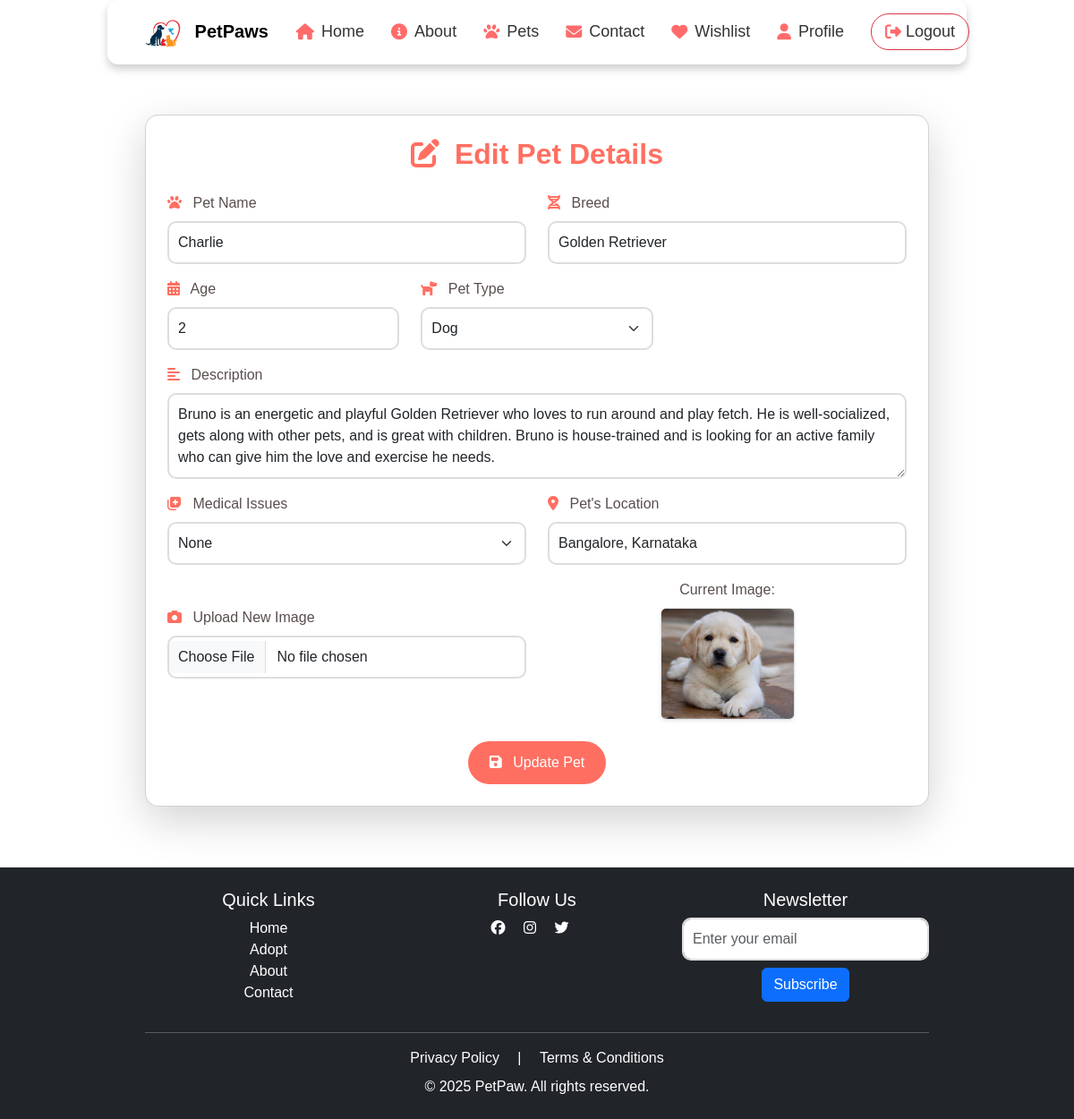
The page /edit_pet/1 (signed in) on the database its author committed.
### app.py (models this page shows, shortened)
class Pet(db.Model):
    id = db.Column(db.Integer, primary_key=True)
    name = db.Column(db.String(100), nullable=False)
    breed = db.Column(db.String(100), nullable=False)
    age = db.Column(db.Integer, nullable=False)
    description = db.Column(db.Text, nullable=True)
    image_filename = db.Column(db.String(255), nullable=True, default="default_pet.jpg")  # Default image if none uploaded
    status = db.Column(db.String(50), default="Available")  # Available, Adopted, etc.
    owner_id = db.Column(db.Integer, db.ForeignKey("user.id"), nullable=False)  # Link to User table
    medical_issues = db.Column(db.String(255), nullable=True)  # Any medical issues (Yes/No + Description)
    pet_type = db.Column(db.String(50), nullable=False)  # Dropdown (Dog, Cat, Bird, Horse, Other)
    other_pet_type = db.Column(db.String(100), nullable=True)  # If "Other" is selected
    address = db.Column(db.String(255), nullable=False)  # Pet's location
    owner = db.relationship("User", backref="pets")

### app.py (the view, shortened to what this page needs)
@app.route("/edit_pet/<int:id>", methods=["GET", "POST"])
@login_required
def edit_pet(id):
    pet = Pet.query.get_or_404(id)
    if pet.owner_id != current_user.id:
        flash("You are not authorized to edit this pet.", "danger")
        return redirect(url_for("pets"))
    return render_template("edit_pet.html", pet=pet)

### app.py (called while the page is built)
@login_manager.user_loader
def load_user(user_id):
    return User.query.get(int(user_id))

### templates/edit_pet.html (shortened to what this page needs)
{% extends "base.html" %}
{% block content %}
<div class="container my-5">
    <div class="card shadow-lg p-4" data-aos="fade-up">
        <h2 class="text-center mb-4"><i class="fas fa-edit me-2"></i> Edit Pet Details</h2>
        <form method="POST" action="{{ url_for('edit_pet', id=pet.id) }}" enctype="multipart/form-data">
            <div class="row">
                <div class="col-md-6 mb-3">
                    <label for="name" class="form-label"><i class="fas fa-paw me-2"></i> Pet Name</label>
                    <input type="text" class="form-control" id="name" name="name" value="{{ pet.name }}" required>
                </div>
                <div class="col-md-6 mb-3">
                    <label for="breed" class="form-label"><i class="fas fa-dna me-2"></i> Breed</label>
                    <input type="text" class="form-control" id="breed" name="breed" value="{{ pet.breed }}" required>
                </div>
            </div>
            <div class="row">
                <div class="col-md-4 mb-3">
                    <label for="age" class="form-label"><i class="fas fa-calendar-alt me-2"></i> Age</label>
                    <input type="number" class="form-control" id="age" name="age" value="{{ pet.age }}" required>
                </div>
                <div class="col-md-4 mb-3">
                    <label for="pet_type" class="form-label"><i class="fas fa-dog me-2"></i> Pet Type</label>
                    <select class="form-select" id="pet_type" name="pet_type" required onchange="toggleOtherType()">
                        <option value="Dog" {% if pet.pet_type == 'Dog' %}selected{% endif %}>Dog</option>
                    </select>
                </div>
            </div>
            <div class="mb-3">
                <label for="description" class="form-label"><i class="fas fa-align-left me-2"></i> Description</label>
                <textarea class="form-control" id="description" name="description" rows="3">{{ pet.description }}</textarea>
            </div>
            <div class="row">
                <div class="col-md-6 mb-3">
                    <label for="medical_issues" class="form-label"><i class="fas fa-notes-medical me-2"></i> Medical Issues</label>
                    <select class="form-select" id="medical_issues" name="medical_issues">
                        <option value="None" {% if pet.medical_issues == 'None' or not pet.medical_issues %}selected{% endif %}>None</option>
                    </select>
                </div>
                <div class="col-md-6 mb-3">
                    <label for="address" class="form-label"><i class="fas fa-map-marker-alt me-2"></i> Pet's Location</label>
                    <input type="text" class="form-control" id="address" name="address" value="{{ pet.address }}" required placeholder="City, State">
                </div>
            </div>
            <div class="row align-items-center">
                <div class="col-md-6 mb-3">
                    <label for="image" class="form-label"><i class="fas fa-camera me-2"></i> Upload New Image</label>
                    <input type="file" class="form-control" id="image" name="image" onchange="previewImage(event)">
                </div>
                <div class="col-md-6 text-center">
                    <label class="form-label d-block">Current Image:</label>
                    <img id="imagePreview" src="{{ url_for('static', filename='images/' + (pet.image_filename if pet.image_filename else 'default_pet.jpg')) }}"
                         class="rounded shadow-sm border" alt="Current Pet Image" width="150">
                </div>
            </div>
            <div class="text-center mt-4">
                <button type="submit" class="btn btn-submit px-4"><i class="fas fa-save me-2"></i> Update Pet</button>
            </div>
        </form>
    </div>
</div>
<link href="https://unpkg.com/aos@2.3.1/dist/aos.css" rel="stylesheet">
{% endblock %}

### static/styles.css (style rules this page uses)
body { font-family: 'Poppins', sans-serif; background-color: #f8f9fa; color: #333; transition: background-color 0.3s ease-in-out; }
* { margin: 0; padding: 0; box-sizing: border-box; font-family: 'Poppins', sans-serif; }
body { margin: 0; padding: 0; background: #ffffff; position: relative; min-height: 100vh; }

### templates/base.html (style rules this page uses)
body { padding-top: 80px; }
html, body { height: 100%; margin: 0; display: flex; flex-direction: column; }

### templates/edit_pet.html (style rules this page uses)
.container { max-width: 900px; }
.card { border-radius: 15px; background: #fff; box-shadow: 0 5px 15px rgba(0, 0, 0, 0.1); transition: transform 0.3s ease; }
h2 { color: #ff6f61; font-weight: 600; }
.form-label { color: #5a4e4e; font-weight: 500; }
.form-label i { color: #ff6f61; }
.form-control, .form-select { border: 2px solid #ddd; border-radius: 10px; padding: 10px; font-size: 1rem; transition: all 0.3s ease; }
textarea.form-control { resize: vertical; }
#imagePreview { max-width: 150px; height: auto; border: 2px solid #ffccbc; border-radius: 10px; }
.btn-submit { background: #ff6f61; border: none; border-radius: 25px; padding: 12px 25px; font-weight: 500; color: #fff; transition: all 0.3s ease; }

### rows shown on the page
Pet: name "Charlie", breed "Golden Retriever", age "2", pet_type "Dog", description "Bruno is an energetic and playful Golden Retriever who loves to run around and play fetch. He is well-socialized, gets along with other pets, and is great with children. Bruno is house-trained and is looking for an active family who can give him the love and exercise he needs.", medical_issues "None", address "Bangalore, Karnataka", image_filename (picture)
